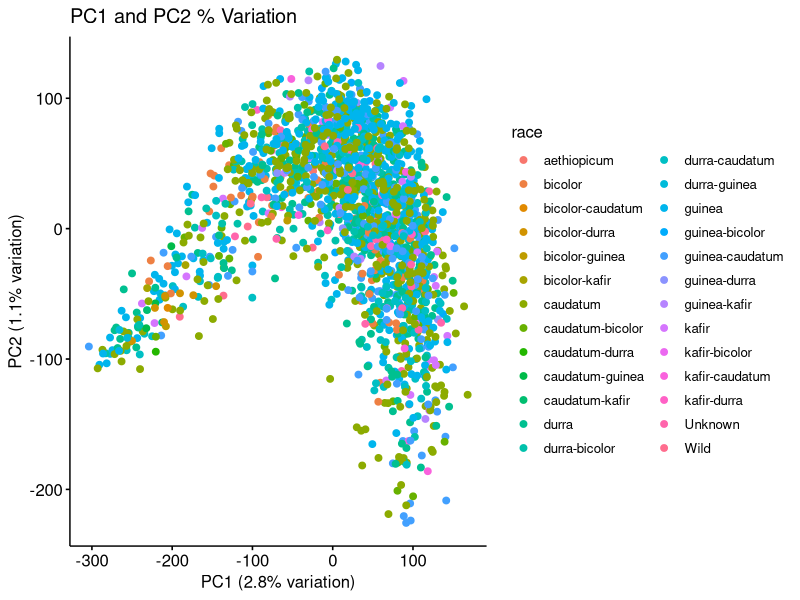
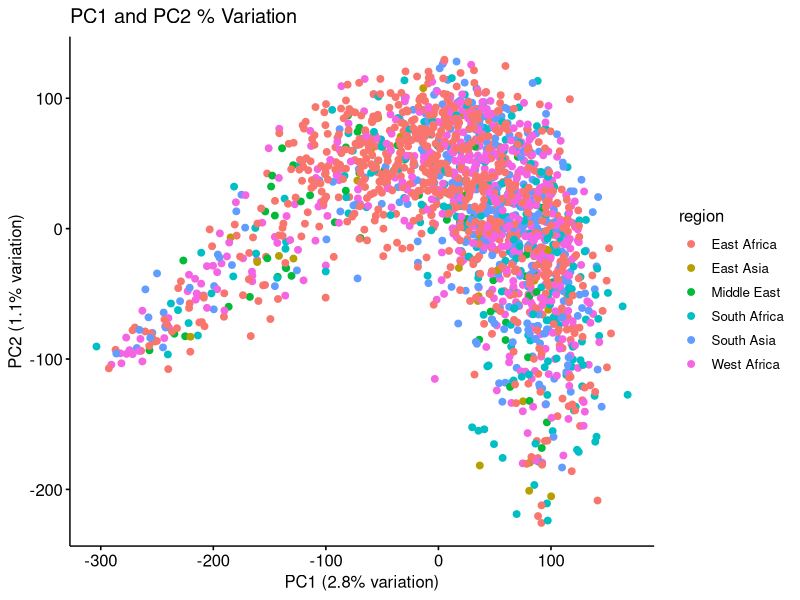

Write R code to recreate these figures, in order. (Note: this script raises an error after producing the figures.)
library(ggplot2)
library(ggpubr)

# Read PCA output and geographical/botanical race data
pca_scores3 <- read.csv("./cluster_analysis/genomic_pca_scores.csv")
envdat <- read.csv('./input_data/envdat_master_races.csv')

geodat <- envdat[,c(1:4,7)]

geo_pca <- merge(envdat, pca_scores3, by = "gen_id")

# by landrace
g_a <- ggpubr::ggscatter(data = geo_pca,
                  y = "PC2",
                  x = "PC1",
                  color = "race",
                  xlab = "PC1 (2.8% variation)",
                  ylab = "PC2 (1.1% variation)",
                  main = "PC1 and PC2 % Variation",
                  legend = 'right')

# by region
g_b <- ggpubr::ggscatter(data = geo_pca,
                  y = "PC2",
                  x = "PC1",
                  color = "region",
                  xlab = "PC1 (2.8% variation)",
                  ylab = "PC2 (1.1% variation)",
                  main = "PC1 and PC2 % Variation", legend = 'right')

# by future climate index
r.score <- read.csv('./score_outputs/score_futureclimates_sorghum_accession.csv')
r_geo_pca <- merge(geo_pca, r.score, by = c("pi", "region", "country"))

g_c <- ggpubr::ggscatter(data = r_geo_pca,
                  y = "PC2",
                  x = "PC1",
                  color = "score",
                  xlab = "PC1 (2.8% variation)",
                  ylab = "PC2 (1.1% variation)",
                  main = "PC1 and PC2 % Variation") +
  scale_color_viridis()

# by genomic selection index
ac.score <- read.csv('./score_outputs/score_genomicselection_accession.csv')
ac_geo_pca <- merge(geo_pca, ac.score, by = c("pi", "region", "country"))

g_d <- ggpubr::ggscatter(data = ac_geo_pca,
                  y = "PC2",
                  x = "PC1",
                  color = "score",
                  xlab = "PC1 (2.8% variation)",
                  ylab = "PC2 (1.1% variation)",
                  main = "PC1 and PC2 % Variation") +
  scale_color_viridis()

ggarrange(g_a, g_b, g_c, g_d)
